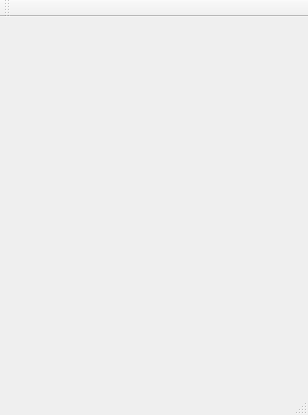
<?xml version="1.0" encoding="UTF-8"?>
<ui version="4.0">
 <class>MainWindow</class>
 <widget class="QMainWindow" name="MainWindow">
  <property name="geometry">
   <rect>
    <x>0</x>
    <y>0</y>
    <width>308</width>
    <height>415</height>
   </rect>
  </property>
  <property name="windowTitle">
   <string>MainWindow</string>
  </property>
  <widget class="QWidget" name="centralWidget">
   <widget class="QWidget" name="gridLayoutWidget">
    <property name="geometry">
     <rect>
      <x>0</x>
      <y>0</y>
      <width>301</width>
      <height>301</height>
     </rect>
    </property>
    <layout class="QGridLayout" name="grid">
     <property name="sizeConstraint">
      <enum>QLayout::SetFixedSize</enum>
     </property>
     <property name="spacing">
      <number>7</number>
     </property>
     <item row="5" column="10">
      <widget class="QWidget" name="widget_2" native="true"/>
     </item>
     <item row="5" column="13">
      <widget class="QWidget" name="widget_5" native="true"/>
     </item>
     <item row="5" column="14">
      <widget class="QWidget" name="widget_6" native="true"/>
     </item>
     <item row="8" column="10">
      <widget class="QWidget" name="widget_9" native="true"/>
     </item>
     <item row="5" column="11">
      <widget class="QWidget" name="widget_3" native="true"/>
     </item>
     <item row="7" column="10">
      <widget class="QWidget" name="widget_8" native="true"/>
     </item>
     <item row="5" column="9">
      <widget class="QWidget" name="widget" native="true"/>
     </item>
     <item row="5" column="12">
      <widget class="QWidget" name="widget_4" native="true"/>
     </item>
     <item row="9" column="10">
      <widget class="QWidget" name="widget_10" native="true"/>
     </item>
     <item row="6" column="10">
      <widget class="QWidget" name="widget_7" native="true"/>
     </item>
     <item row="10" column="10">
      <widget class="QWidget" name="widget_11" native="true"/>
     </item>
     <item row="6" column="9">
      <widget class="QWidget" name="widget_12" native="true"/>
     </item>
     <item row="6" column="11">
      <widget class="QWidget" name="widget_13" native="true"/>
     </item>
     <item row="10" column="14">
      <widget class="QWidget" name="widget_14" native="true"/>
     </item>
    </layout>
   </widget>
  </widget>
  <widget class="QMenuBar" name="menuBar">
   <property name="geometry">
    <rect>
     <x>0</x>
     <y>0</y>
     <width>308</width>
     <height>26</height>
    </rect>
   </property>
  </widget>
  <widget class="QToolBar" name="mainToolBar">
   <attribute name="toolBarArea">
    <enum>TopToolBarArea</enum>
   </attribute>
   <attribute name="toolBarBreak">
    <bool>false</bool>
   </attribute>
  </widget>
  <widget class="QStatusBar" name="statusBar"/>
 </widget>
 <layoutdefault spacing="6" margin="11"/>
 <resources/>
 <connections/>
</ui>
